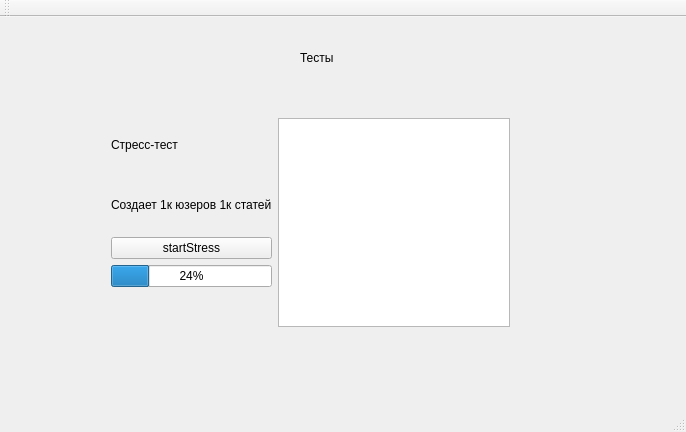
<?xml version="1.0" encoding="UTF-8"?>
<ui version="4.0">
 <class>MainWindow</class>
 <widget class="QMainWindow" name="MainWindow">
  <property name="geometry">
   <rect>
    <x>0</x>
    <y>0</y>
    <width>686</width>
    <height>432</height>
   </rect>
  </property>
  <property name="windowTitle">
   <string>MainWindow</string>
  </property>
  <widget class="QWidget" name="centralWidget">
   <widget class="QLabel" name="label">
    <property name="geometry">
     <rect>
      <x>300</x>
      <y>30</y>
      <width>81</width>
      <height>21</height>
     </rect>
    </property>
    <property name="text">
     <string>Тесты</string>
    </property>
   </widget>
   <widget class="QWidget" name="horizontalLayoutWidget">
    <property name="geometry">
     <rect>
      <x>100</x>
      <y>90</y>
      <width>421</width>
      <height>231</height>
     </rect>
    </property>
    <layout class="QHBoxLayout" name="horizontalLayout">
     <item>
      <layout class="QVBoxLayout" name="verticalLayout_2">
       <item>
        <widget class="QLabel" name="label_2">
         <property name="text">
          <string>Стресс-тест</string>
         </property>
        </widget>
       </item>
       <item>
        <widget class="QLabel" name="label_3">
         <property name="text">
          <string>Создает 1к юзеров 1к статей</string>
         </property>
        </widget>
       </item>
       <item>
        <widget class="QPushButton" name="startStressBtn">
         <property name="text">
          <string>startStress</string>
         </property>
        </widget>
       </item>
       <item>
        <layout class="QVBoxLayout" name="verticalLayout">
         <item>
          <widget class="QProgressBar" name="progressBar">
           <property name="value">
            <number>24</number>
           </property>
          </widget>
         </item>
         <item>
          <widget class="QLabel" name="complete">
           <property name="text">
            <string/>
           </property>
          </widget>
         </item>
         <item>
          <widget class="QLabel" name="description">
           <property name="text">
            <string/>
           </property>
          </widget>
         </item>
        </layout>
       </item>
      </layout>
     </item>
     <item>
      <widget class="QListWidget" name="errors"/>
     </item>
    </layout>
   </widget>
  </widget>
  <widget class="QMenuBar" name="menuBar">
   <property name="geometry">
    <rect>
     <x>0</x>
     <y>0</y>
     <width>686</width>
     <height>20</height>
    </rect>
   </property>
  </widget>
  <widget class="QToolBar" name="mainToolBar">
   <attribute name="toolBarArea">
    <enum>TopToolBarArea</enum>
   </attribute>
   <attribute name="toolBarBreak">
    <bool>false</bool>
   </attribute>
  </widget>
  <widget class="QStatusBar" name="statusBar"/>
 </widget>
 <layoutdefault spacing="6" margin="11"/>
 <resources/>
 <connections/>
</ui>
